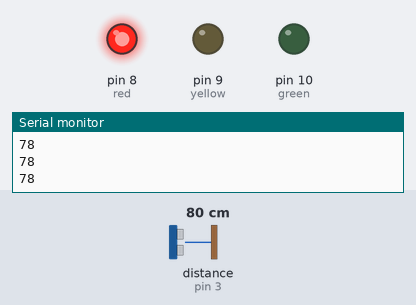
A sketch run on a simulated Arduino Uno, built with avr-gcc and run on an emulated ATmega328P. Parts: output pins drawn as LEDs (lit = HIGH), the last lines printed to the serial monitor. Wiring (inferred from the names in the program): ultrasonic range finder: trigger pin 2; echo pin 3. The test bench sets the inputs (shaded band); at power-on: distance to the obstacle (sensor on pin 3) 80 cm. The echo pulse lasts 58.3 µs per cm; pins used as bus, display or sensor lines are not drawn.

Above: at 1.2 s.
1.3 s: distance to the obstacle (sensor on pin 3) set to 70 cm
At 2.1 s:
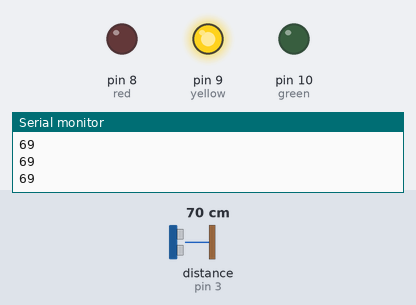
2.8 s: distance to the obstacle (sensor on pin 3) set to 2 cm
At 3.1 s:
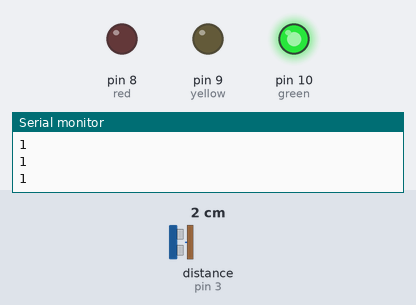
4.3 s: distance to the obstacle (sensor on pin 3) set to 60 cm
At 5.5 s:
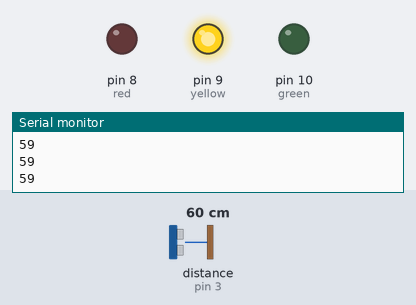
5.8 s: distance to the obstacle (sensor on pin 3) set to 4 cm
At 6.6 s:
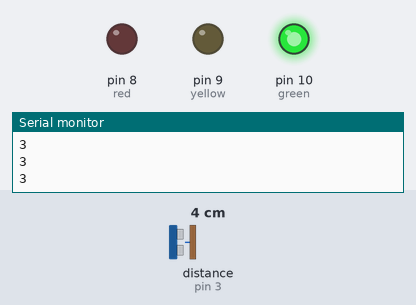
Timing chart, 0 to 8.3 s (numbered marks = the images above; inputs shaded):
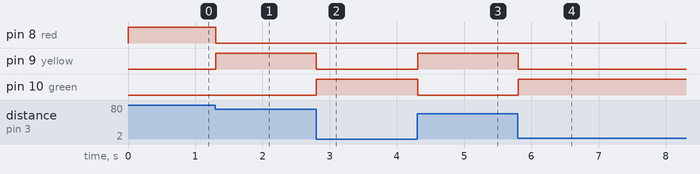

Measured:
- the behaviour switches between 76 and 75 cm on distance to the obstacle (sensor on pin 3) (found by bisection; images 0 and 1)
- after the input at 1.3 s, pin 8 (red): HIGH → LOW at once; pin 9 (yellow): LOW → HIGH at once
- after the input at 2.8 s, pin 9 (yellow): HIGH → LOW at once; pin 10 (green): LOW → HIGH at once
- after the input at 4.3 s, pin 9 (yellow): LOW → HIGH at once; pin 10 (green): HIGH → LOW at once
- after the input at 5.8 s, pin 9 (yellow): HIGH → LOW at once; pin 10 (green): LOW → HIGH at once

The sketch:

ultrasonic_sensor_demo.ino
```cpp
// Ultrasonic sensor demonstration
// Ishaan Takrani
// Arun Chauhan

const int trig = 2; // ultrasonic sensor trig pin
const int echo = 3; // ultrasonic sensor echo pin


/*
  Long is a datatype that is a
  signed 32-bit number.
  They can range from -2,147,483,648 to 2,147,483,647
  the duration is a long variable, because it needs to
  store a very precice number.
  The distance does not need to be as precice,
  so it is an integer (int)
*/
long duration;
int distance;

const int red = 8;  // The traffic light LED pins
const int yellow = 9;
const int green =  10;

void setup() {

  pinMode(red, OUTPUT);
  pinMode(yellow, OUTPUT);
  pinMode(green, OUTPUT);

  pinMode(trig, OUTPUT);
  pinMode(echo, INPUT);

  /*
    All of the pins are outputs except for the echo pin.
    The trig (trigger) pin is used to trigger an ultrasonic sound pulse,
    while echo receives it after it bounces off of an object.
    Since echo must measure this pulse and tell the Arduino
    microcontroller about it, it needs an input pin.
  */

  Serial.begin(9600);

}

void loop() {

  digitalWrite(trig, LOW);
  delayMicroseconds(2);

  digitalWrite(trig, HIGH);
  delayMicroseconds(10);
  digitalWrite(trig, LOW);

  duration = pulseIn(echo, HIGH);

  distance = (duration/2) * 0.034;

  /*
    Trig, which triggers an ultrasonic pulse is disabled
    for 2 microseconds
    (for reference, there are 1000 microseconds in a millisecond).
    Then, trig is activated for 10 microseconds,
    sending out an ultrasonic pulse.
    The time that the pulse takes to reach the object
    then back to the Arduino is recorded and moved to the variable
    duration using the pulseIn function
    The distance formula is used to calculate the
    distance based off of the duration.
  */


  if (distance < 50){
    digitalWrite(green, HIGH);
    digitalWrite(yellow, LOW);
    digitalWrite(red, LOW);
  }

  else if (distance > 50 && distance < 75){
    digitalWrite(green, LOW);
    digitalWrite(yellow, HIGH);
    digitalWrite(red, LOW);
  }

  else{
    digitalWrite(green, LOW);
    digitalWrite(yellow, LOW);
    digitalWrite(red, HIGH);
  }

  /*
    If the distance is less than 50, all three
    of the LEDs are turned off except for the green one.
    else if is generally used in situations where more
    than one if statement is needed. The else if statement
    will only be checked if the if statement is false.
    This is different from just if statements because
    with if statements, they are all checked separately,
    whether or not any are false.
    The else statement is like an else if statement
    with no condition. If all of the if and else if statements
    before it are false, whatever is in the else block will run.
    Serial.println(distance) is used to print the distance to the serial monitor.
    This is not necessary, but it can be used to keep track of the distance and diagnose potential problems with the setup/code.
  */

  Serial.println(distance); // outputs distance to serial monitor

}
```
